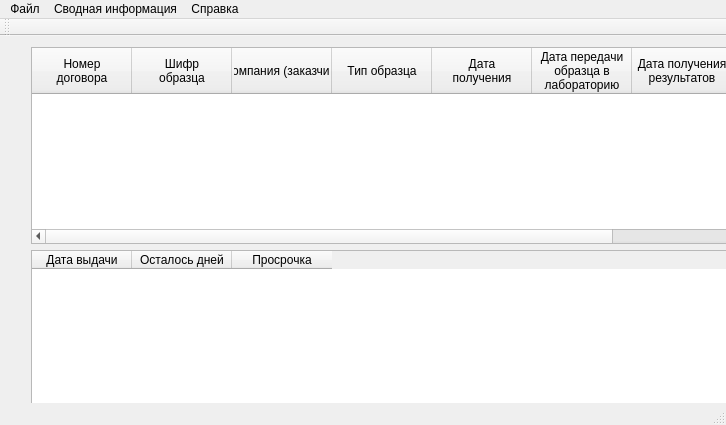
<?xml version="1.0" encoding="UTF-8"?>
<ui version="4.0">
 <class>MainWindow</class>
 <widget class="QMainWindow" name="MainWindow">
  <property name="geometry">
   <rect>
    <x>0</x>
    <y>0</y>
    <width>726</width>
    <height>425</height>
   </rect>
  </property>
  <property name="windowTitle">
   <string>Учёт протоколов v0.1</string>
  </property>
  <widget class="QWidget" name="centralWidget">
   <property name="minimumSize">
    <size>
     <width>726</width>
     <height>365</height>
    </size>
   </property>
   <widget class="QWidget" name="verticalLayoutWidget">
    <property name="geometry">
     <rect>
      <x>30</x>
      <y>10</y>
      <width>881</width>
      <height>401</height>
     </rect>
    </property>
    <layout class="QVBoxLayout" name="verticalLayout">
     <property name="sizeConstraint">
      <enum>QLayout::SetDefaultConstraint</enum>
     </property>
     <property name="leftMargin">
      <number>1</number>
     </property>
     <property name="topMargin">
      <number>1</number>
     </property>
     <property name="rightMargin">
      <number>1</number>
     </property>
     <property name="bottomMargin">
      <number>1</number>
     </property>
     <item>
      <widget class="QTableWidget" name="upperTable">
       <property name="autoFillBackground">
        <bool>false</bool>
       </property>
       <property name="columnCount">
        <number>12</number>
       </property>
       <attribute name="horizontalHeaderCascadingSectionResizes">
        <bool>true</bool>
       </attribute>
       <attribute name="verticalHeaderCascadingSectionResizes">
        <bool>true</bool>
       </attribute>
       <column>
        <property name="text">
         <string>Номер 
договора</string>
        </property>
       </column>
       <column>
        <property name="text">
         <string>Шифр 
образца</string>
        </property>
        <property name="font">
         <font>
          <strikeout>false</strikeout>
         </font>
        </property>
       </column>
       <column>
        <property name="text">
         <string>Компания (заказчик)</string>
        </property>
       </column>
       <column>
        <property name="text">
         <string>Тип образца</string>
        </property>
       </column>
       <column>
        <property name="text">
         <string>Дата 
получения</string>
        </property>
       </column>
       <column>
        <property name="text">
         <string>Дата передачи 
образца в 
лабораторию</string>
        </property>
       </column>
       <column>
        <property name="text">
         <string>Дата получения
результатов</string>
        </property>
       </column>
       <column>
        <property name="text">
         <string>Номер счёта</string>
        </property>
       </column>
       <column>
        <property name="text">
         <string>Дата оплаты</string>
        </property>
       </column>
       <column>
        <property name="text">
         <string>Срочный</string>
        </property>
       </column>
       <column>
        <property name="text">
         <string>Отправлен 
заказчику</string>
        </property>
       </column>
       <column>
        <property name="text">
         <string>Комментарий</string>
        </property>
       </column>
      </widget>
     </item>
     <item>
      <widget class="QTableWidget" name="downTable">
       <property name="columnCount">
        <number>3</number>
       </property>
       <attribute name="horizontalHeaderCascadingSectionResizes">
        <bool>true</bool>
       </attribute>
       <attribute name="verticalHeaderCascadingSectionResizes">
        <bool>true</bool>
       </attribute>
       <column>
        <property name="text">
         <string>Дата выдачи</string>
        </property>
       </column>
       <column>
        <property name="text">
         <string>Осталось дней</string>
        </property>
       </column>
       <column>
        <property name="text">
         <string>Просрочка</string>
        </property>
       </column>
      </widget>
     </item>
    </layout>
   </widget>
  </widget>
  <widget class="QMenuBar" name="menuBar">
   <property name="geometry">
    <rect>
     <x>0</x>
     <y>0</y>
     <width>726</width>
     <height>25</height>
    </rect>
   </property>
   <widget class="QMenu" name="menuFile">
    <property name="title">
     <string>Файл</string>
    </property>
    <addaction name="actionNew"/>
    <addaction name="actionOpen"/>
    <addaction name="actionSave"/>
   </widget>
   <widget class="QMenu" name="menuDocs">
    <property name="tearOffEnabled">
     <bool>true</bool>
    </property>
    <property name="title">
     <string>Сводная информация</string>
    </property>
    <addaction name="separator"/>
    <addaction name="actionAllContracts"/>
    <addaction name="separator"/>
    <addaction name="actionTodayContracts"/>
    <addaction name="actionPaidContracts"/>
    <addaction name="actionNotPaidContracts"/>
   </widget>
   <widget class="QMenu" name="menuHelp">
    <property name="title">
     <string>Справка</string>
    </property>
    <addaction name="actionHelp"/>
    <addaction name="actionAbout"/>
   </widget>
   <addaction name="menuFile"/>
   <addaction name="menuDocs"/>
   <addaction name="menuHelp"/>
  </widget>
  <widget class="QToolBar" name="mainToolBar">
   <attribute name="toolBarArea">
    <enum>TopToolBarArea</enum>
   </attribute>
   <attribute name="toolBarBreak">
    <bool>false</bool>
   </attribute>
  </widget>
  <widget class="QStatusBar" name="statusBar"/>
  <action name="actionNew">
   <property name="text">
    <string>Новый</string>
   </property>
  </action>
  <action name="actionOpen">
   <property name="text">
    <string>Открыть</string>
   </property>
  </action>
  <action name="actionSave">
   <property name="text">
    <string>Сохранить</string>
   </property>
  </action>
  <action name="actionTodayContracts">
   <property name="checkable">
    <bool>true</bool>
   </property>
   <property name="text">
    <string>К выдаче сегодня</string>
   </property>
  </action>
  <action name="actionPaidContracts">
   <property name="checkable">
    <bool>true</bool>
   </property>
   <property name="text">
    <string>Оплаченные договора</string>
   </property>
  </action>
  <action name="actionNotPaidContracts">
   <property name="checkable">
    <bool>true</bool>
   </property>
   <property name="text">
    <string>Не оплаченные договора</string>
   </property>
  </action>
  <action name="actionHelp">
   <property name="text">
    <string>Руководство пользователя</string>
   </property>
  </action>
  <action name="actionAbout">
   <property name="text">
    <string>О программе</string>
   </property>
  </action>
  <action name="actionAllContracts">
   <property name="checkable">
    <bool>true</bool>
   </property>
   <property name="text">
    <string>Все договора</string>
   </property>
  </action>
 </widget>
 <layoutdefault spacing="6" margin="11"/>
 <resources/>
 <connections/>
</ui>
